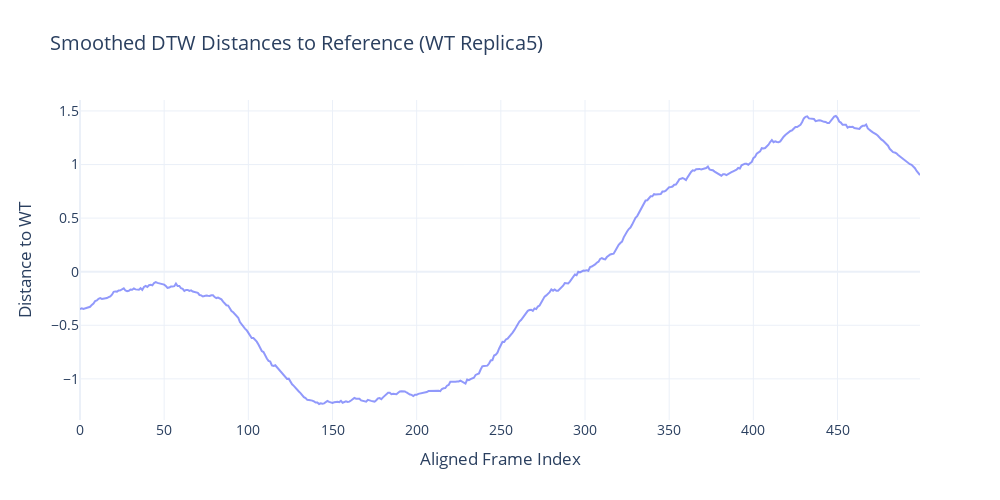

The cell this chart's notebook holds for it:
### Code cell
fig = go.Figure()

# Add smoothed distances for each replica, excluding the reference

label = 'FullReplica4_333Q.tsv'

fig.add_trace(go.Scatter(
    y=smoothed_333q,
    mode='lines',
    name=label,
    opacity=0.7
))

# Customize layout
fig.update_layout(
    title="Smoothed DTW Distances to Reference (WT Replica5)",
    xaxis_title="Aligned Frame Index",
    yaxis_title="Distance to WT",
    font=dict(size=14),
    legend_title_text="Replica",
    template="plotly_white",
    height=500,
    width=1000
)

fig.show()

### Figure 1 — Plotly figure (JSON) as saved in the notebook; plotly's stock layout.template omitted (floating-point values rounded to 4 significant figures; data arrays with more than 128 entries replaced by an {"elided": "..."} marker saying what was removed)
{"data": [{"mode": "lines", "name": "FullReplica4_333Q.tsv", "opacity": 0.7, "type": "scatter", "y": {"elided": "500 float values"}}], "layout": {"font": {"size": 14}, "height": 500, "legend": {"title": {"text": "Replica"}}, "title": {"text": "Smoothed DTW Distances to Reference (WT Replica5)"}, "width": 1000, "xaxis": {"title": {"text": "Aligned Frame Index"}}, "yaxis": {"title": {"text": "Distance to WT"}}}}
